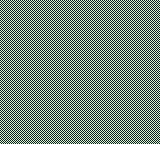

The image is a tile-based game level rendered from a .tmx file. Its description and complete source (layers, tilesets, objects, tile grids) follow:
An orthogonal 20x18 tile map with 8x8 px tiles, 1 tile layer (Tile Layer 1).

<map version="1.10" tiledversion="1.10.2" orientation="orthogonal" renderorder="right-down" width="20" height="18" tilewidth="8" tileheight="8" infinite="0" nextlayerid="2" nextobjectid="1">
 <tileset firstgid="1" source="tiles.tsx" />
 <layer id="1" name="Tile Layer 1" width="20" height="18">
  <data encoding="csv">
35,35,35,35,35,35,35,35,35,35,35,35,35,35,35,35,35,35,35,35,
35,35,35,35,35,35,35,35,35,35,35,35,35,35,35,35,35,35,35,35,
35,35,35,35,35,35,35,35,35,35,35,35,35,35,35,35,35,35,35,35,
35,35,35,35,35,35,35,35,35,35,35,35,35,35,35,35,35,35,35,35,
35,35,35,35,35,35,35,35,35,35,35,35,35,35,35,35,35,35,35,35,
35,35,35,35,35,35,35,35,35,35,35,35,35,35,35,35,35,35,35,35,
35,35,35,35,35,35,35,35,35,35,35,35,35,35,35,35,35,35,35,35,
35,35,35,35,35,35,35,35,35,35,35,35,35,35,35,35,35,35,35,35,
35,35,35,35,35,35,35,35,35,35,35,35,35,35,35,35,35,35,35,35,
35,35,35,35,35,35,35,35,35,35,35,35,35,35,35,35,35,35,35,35,
35,35,35,35,35,35,35,35,35,35,35,35,35,35,35,35,35,35,35,35,
35,35,35,35,35,35,35,35,35,35,35,35,35,35,35,35,35,35,35,35,
35,35,35,35,35,35,35,35,35,35,35,35,35,35,35,35,35,35,35,35,
35,35,35,35,35,35,35,35,35,35,35,35,35,35,35,35,35,35,35,35,
35,35,35,35,35,35,35,35,35,35,35,35,35,35,35,35,35,35,35,35,
35,35,35,35,35,35,35,35,35,35,35,35,35,35,35,35,35,35,35,35,
35,35,35,35,35,35,35,35,35,35,35,35,35,35,35,35,35,35,35,35,
35,35,35,35,35,35,35,35,35,35,35,35,35,35,35,35,35,35,35,35
</data>
 </layer>
</map>
